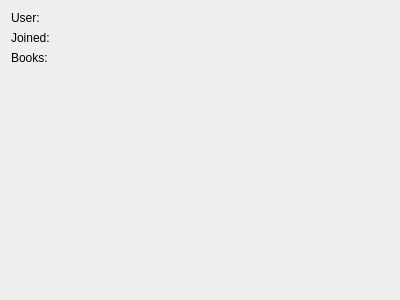
<?xml version="1.0" encoding="UTF-8"?>
<ui version="4.0">
 <class>UserWidget</class>
 <widget class="QWidget" name="UserWidget">
  <property name="geometry">
   <rect>
    <x>0</x>
    <y>0</y>
    <width>400</width>
    <height>300</height>
   </rect>
  </property>
  <property name="windowTitle">
   <string>Form</string>
  </property>
  <layout class="QVBoxLayout" name="verticalLayout">
   <item>
    <layout class="QGridLayout" name="gridLayout">
     <item row="0" column="1">
      <widget class="QLabel" name="userName">
       <property name="text">
        <string/>
       </property>
      </widget>
     </item>
     <item row="0" column="0">
      <widget class="QLabel" name="userLabel">
       <property name="text">
        <string>User:</string>
       </property>
      </widget>
     </item>
     <item row="1" column="0">
      <widget class="QLabel" name="joinedLabel">
       <property name="text">
        <string>Joined:</string>
       </property>
      </widget>
     </item>
     <item row="1" column="1">
      <widget class="QLabel" name="joinedDate">
       <property name="text">
        <string/>
       </property>
      </widget>
     </item>
    </layout>
   </item>
   <item>
    <widget class="QLabel" name="booksLabel">
     <property name="text">
      <string>Books:</string>
     </property>
    </widget>
   </item>
   <item>
    <spacer name="verticalSpacer">
     <property name="orientation">
      <enum>Qt::Vertical</enum>
     </property>
     <property name="sizeHint" stdset="0">
      <size>
       <width>20</width>
       <height>40</height>
      </size>
     </property>
    </spacer>
   </item>
  </layout>
 </widget>
 <resources/>
 <connections/>
</ui>
